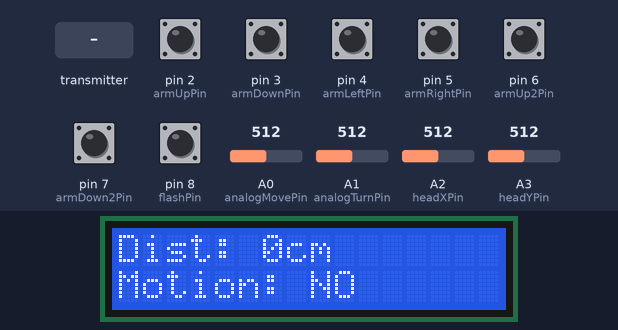
This sketch was run on a simulated Arduino Uno, built with avr-gcc and run on an emulated ATmega328P. Shown: 16×2 character LCD. The inputs (shaded band) are chosen by the test bench; at power-on: pin 2 (armUpPin), pin 3 (armDownPin), pin 4 (armLeftPin), pin 5 (armRightPin), pin 6 (armUp2Pin), pin 7 (armDown2Pin), pin 8 (flashPin) HIGH, A0 (analogMovePin) = 512, A1 (analogTurnPin) = 512, A2 (headXPin) = 512, A3 (headYPin) = 512. No radio packets arrive unless stated.

Above: at 1.2 s.
1.3 s: the transmitter starts sending distance = 1023
At 2.7 s:
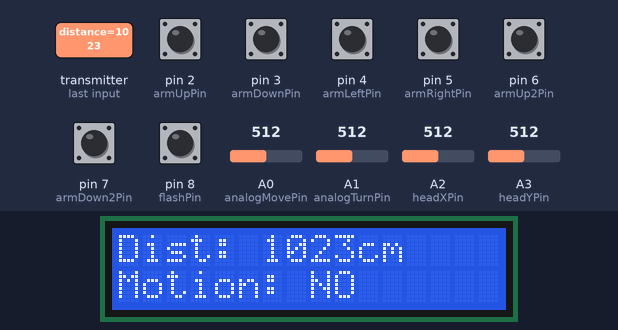
4.3 s: the transmitter starts sending motionDetected = 1
At 5.6 s:
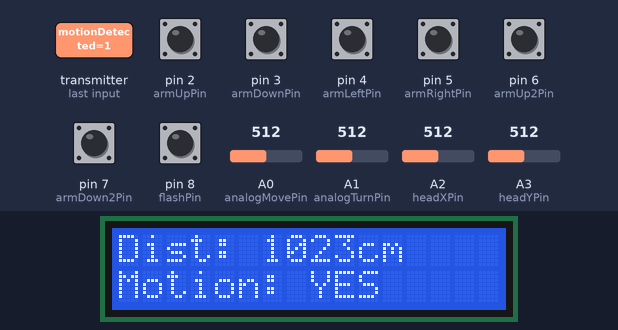
7.3 s: the transmitter starts sending distance = 256
At 8.4 s:
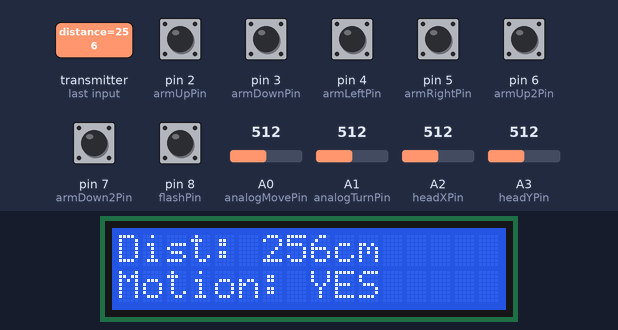
10.3 s: the transmitter starts sending distance = 0
At 11.5 s:
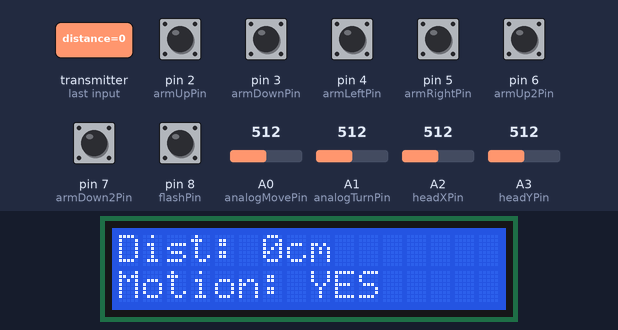
13.3 s: the transmitter starts sending motionDetected = 0
At 14.4 s:
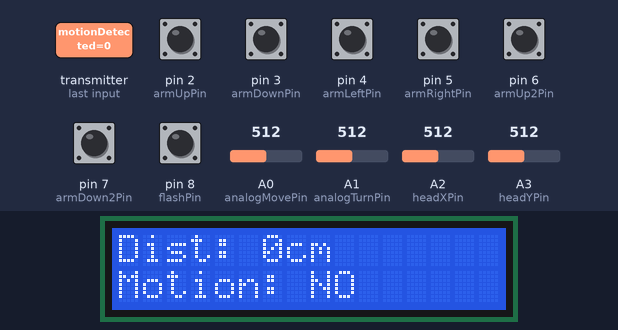
14.8 s: the transmitter starts sending distance = 512
At 16.1 s:
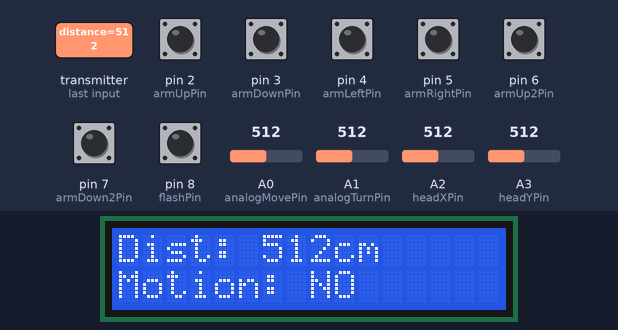
Timing chart, 0 to 17.8 s (numbered marks = the images above; inputs shaded):
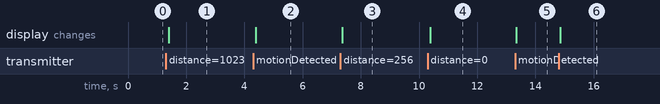

The sketch:

nova-remote.ino
```cpp
#include <SPI.h>
#include <nRF24L01.h>
#include <RF24.h>
#include <Wire.h>
#include <LiquidCrystal_I2C.h>

// LCD (I2C)
LiquidCrystal_I2C lcd(0x27, 16, 2);

// nRF24
RF24 radio(9, 10);
const byte txAddress[6] = "2Node2";
const byte rxAddress[6] = "1Node1";

// Joysticks
const int analogMovePin = A0;
const int analogTurnPin = A1;
const int headXPin = A2;
const int headYPin = A3;

// Buttons
const int armUpPin = 2;
const int armDownPin = 3;
const int armLeftPin = 4;
const int armRightPin = 5;
const int armUp2Pin = 6;
const int armDown2Pin = 7;
const int flashPin = 8;

struct RemoteCommand {
  int analogMove;
  int analogTurn;
  int headX;
  int headY;
  bool armUp;
  bool armDown;
  bool armLeft;
  bool armRight;
  bool armUp2;
  bool armDown2;
  bool flash;
};

struct SensorData {
  int distance;
  bool motionDetected;
};

RemoteCommand command;
SensorData sensors;

void setup() {
  Serial.begin(9600);

  lcd.init();
  lcd.backlight();
  lcd.print("Controller Ready");

  // Buttons
  pinMode(armUpPin, INPUT_PULLUP);
  pinMode(armDownPin, INPUT_PULLUP);
  pinMode(armLeftPin, INPUT_PULLUP);
  pinMode(armRightPin, INPUT_PULLUP);
  pinMode(armUp2Pin, INPUT_PULLUP);
  pinMode(armDown2Pin, INPUT_PULLUP);
  pinMode(flashPin, INPUT_PULLUP);

  radio.begin();
  radio.openWritingPipe(txAddress);
  radio.openReadingPipe(0, rxAddress);
  radio.setPALevel(RF24_PA_LOW);
  radio.stopListening();
}

void loop() {
  readInputs();
  sendCommand();
  receiveSensorData();
  displayLCD();
  delay(50);
}

// ===== INPUTS =====
void readInputs() {
  command.analogMove = map(analogRead(analogMovePin), 0, 1023, -100, 100);
  command.analogTurn = map(analogRead(analogTurnPin), 0, 1023, -100, 100);

  command.headX = analogRead(headXPin);
  command.headY = analogRead(headYPin);

  command.armUp = !digitalRead(armUpPin);
  command.armDown = !digitalRead(armDownPin);
  command.armLeft = !digitalRead(armLeftPin);
  command.armRight = !digitalRead(armRightPin);
  command.armUp2 = !digitalRead(armUp2Pin);
  command.armDown2 = !digitalRead(armDown2Pin);
  command.flash = !digitalRead(flashPin);
}

// ===== SEND COMMAND =====
void sendCommand() {
  radio.stopListening();
  radio.write(&command, sizeof(RemoteCommand));
}

// ===== RECEIVE SENSOR DATA =====
void receiveSensorData() {
  radio.startListening();
  if (radio.available()) {
    radio.read(&sensors, sizeof(SensorData));
  }
  radio.stopListening();
}

// ===== LCD =====
void displayLCD() {
  lcd.clear();
  lcd.setCursor(0, 0);
  lcd.print("Dist: "); lcd.print(sensors.distance); lcd.print("cm");

  lcd.setCursor(0, 1);
  lcd.print("Motion: ");
  lcd.print(sensors.motionDetected ? "YES" : "NO ");
}
```

Measured:
- after the input at 1.3 s, the display: changes after 0.10 s (image 1)
- after the input at 4.3 s, the display: changes after 0.08 s (image 2)
- after the input at 7.3 s, the display: changes after 0.07 s (image 3)
- after the input at 10.3 s, the display: changes after 0.09 s (image 4)
- after the input at 13.3 s, the display: changes at once (image 5)
- after the input at 14.8 s, the display: changes after 0.05 s (image 6)
